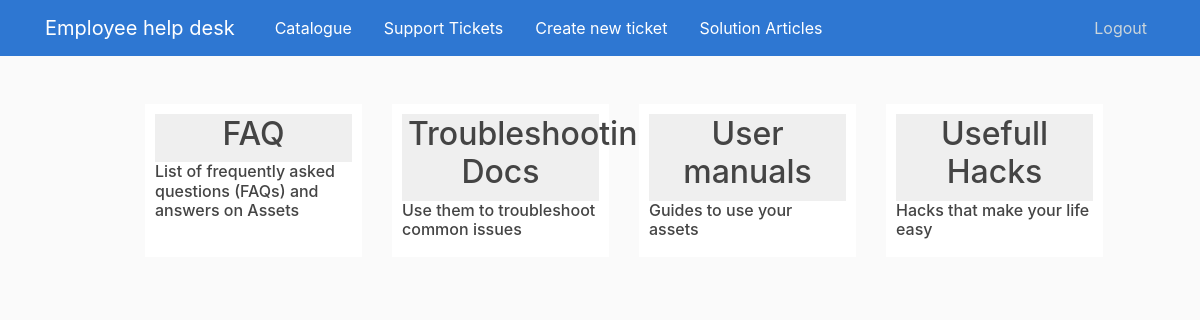
The app's page /solutions with its own data.
### tables this page shows
CREATE TABLE "Category" (
	"CID"	INTEGER PRIMARY KEY AUTOINCREMENT,
	"CName"	TEXT,
	"CDescription"	TEXT
);

### flaskblog.py (the view)
@app.route("/solutions")
def solutions():
    conn = sqlite3.connect('AssetManagement.db')
    conn.row_factory = dict_factory
    c = conn.cursor()
    c.execute("SELECT CName,  CDescription,CID FROM Category")
    categories = c.fetchall()
    final_data=[]
    for category in categories:
        c = conn.cursor()
        c.execute("SELECT Title, ArtCont, ARTID FROM Article WHERE CID={0}".format(category["CID"]))
        articles = c.fetchall()
        final_data.append({"Title":category["CName"],"AContent":category["CDescription"],"CID":category["CID"],"Articles":articles})
    return render_template('solutions.html', data=final_data)

### flaskblog.py (called while the page is built)
def dict_factory(cursor, row):
    d = {}
    for idx, col in enumerate(cursor.description):
        d[col[0]] = row[idx]
    return d

### templates/solutions.html (shortened to what this page needs)
{% extends "layout.html" %}
{% block content %}
<link rel="stylesheet" href="https://cdnjs.cloudflare.com/ajax/libs/font-awesome/4.7.0/css/font-awesome.min.css">
</head>
<body>
<br>
<div class="row">
    {% for record in data %}
    <div class="column" style="background-color:white;">
      <button type="button" id="{{record.CID}}" onClick="category_open(this.id,{{data}})"><h2>{{record.Title}}</h2></button>
      <h6>{{record.AContent}}</h6>
    </div>
    {% endfor %}
</div>
<br>
<br>
{% endblock content %}

### templates/layout.html (shortened to what this page needs)
<!DOCTYPE html>
<html>
<head>
    <link rel="stylesheet" href="https://maxcdn.bootstrapcdn.com/bootstrap/4.0.0/css/bootstrap.min.css">
    <link rel="stylesheet" type="text/css" href="{{ url_for('static', filename='main.css') }}">
</head>
<body>
    <header class="site-header">
      <nav class="navbar navbar-expand-md navbar-dark bg-steel fixed-top">
        <div class="container">
          <a class="navbar-brand mr-4" href="/">Employee help desk</a>
          <div class="collapse navbar-collapse" id="navbarToggle">
              <a class="nav-item nav-link" href="{{ url_for('catalogue') }}">Catalogue</a>
              <a class="nav-item nav-link" href="{{ url_for('support_tickets') }}">Support Tickets</a>
              <a class="nav-item nav-link" href="{{ url_for('new_ticket') }}">Create new ticket</a>
              <a class="nav-item nav-link" href="{{ url_for('solutions') }}">Solution Articles</a>
          </div>
          <div class="navbar-nav">
              <a class="nav-item nav-link" href="{{ url_for('login') }}">Logout</a>
          </div>
        </div>
      </nav>
    </header>
    {% block content %} {% endblock %}
</body>
</html>

### static/main.css (style rules this page uses)
body { background: #fafafa; color: #333333; margin-top: 5rem; }
h1, h2, h3, h4, h5, h6 { color: #444444; }
.bg-steel { background-color: #5f788a; }
.site-header .navbar-nav .nav-link { color: #cbd5db; }

### templates/solutions.html (style rules this page uses)
* { box-sizing: border-box; }
.column { float: left; width: 20%; padding: 10px; margin-left: 15px; margin-right: 15px; }
.row { margin-left: 130px }
.bg-steel { background: #2e77d2; }
button { border: none; width: 100%; }
.column { background-color: white; }

### templates/layout.html (style rules this page uses)
.bg-steel { background: #2e77d2; }
a { color: #ffffff; }

### records on screen
Category: Title "FAQ", AContent "List of frequently asked questions (FAQs) and answers on Assets"
Category: Title "Troubleshooting Docs", AContent "Use them to troubleshoot common issues"
Category: Title "User manuals", AContent "Guides to use your assets"
Category: Title "Usefull Hacks", AContent "Hacks that make your life easy"
